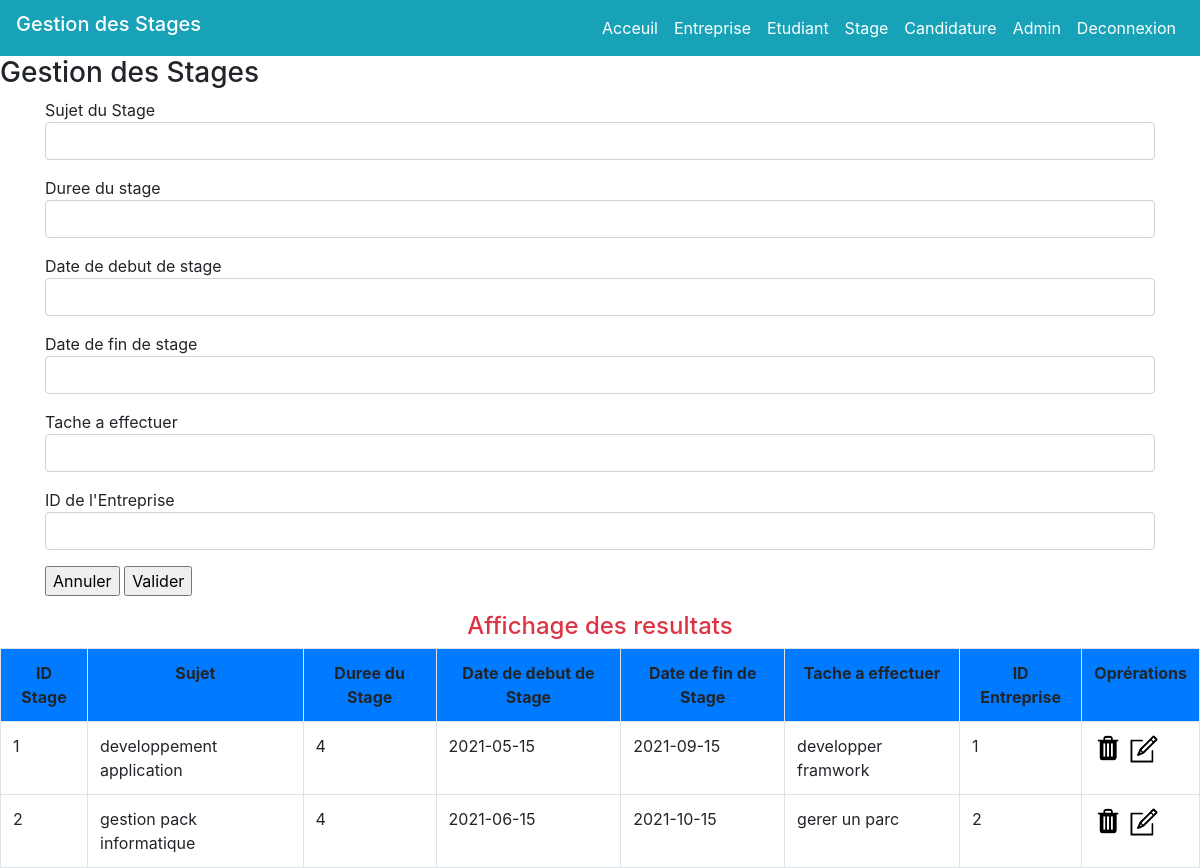
/index.php?page=3 (signed in), run on the app's committed database.
### tables this page shows
CREATE TABLE Stage(
    idStage int(3) not null auto_increment,
    sujet varchar(30) not null,
    duree int(2) not null,
    dateDebut date not null,
    dateFin date not null,
    tache varchar(30) not null,
    idEntreprise int(4) not null,
    PRIMARY KEY(idStage),
    FOREIGN KEY(idEntreprise) REFERENCES Entreprise(idEntreprise)
    
);

### controleur/controleur.class.php (called while the page is built, shortened)
<?php
    require_once("modele/modele.class.php");
    class Controleur
    {
        private $unModele;
        public function __construct()
        {
            $this->unModele = new Modele();
        }
        public function selectAllStages()
        {
            $lesStages = $this->unModele->selectAllStages();
            return $lesStages;
        }
    }
?>

### modele/modele.class.php (called while the page is built, shortened)
<?php
    class Modele
    {
        private $unPDO;
        public function __construct()
        {
            try
            {
                $this->unPDO = new PDO("mysql:host=localhost;dbname=gestion_stage","root","");
            }
            catch(PDOException $exp)
            {
                echo "Impossible de se connecter ";
            }
        }
        public function selectAllStages()
        {
            $requete = "select * from Stage;";
            $select =$this->unPDO->prepare($requete);
            $select->execute();
            $lesStages = $select->fetchAll();
            return $lesStages;
        }
    }
?>

### vue/vue_les_stages.php (the view)
<h4 class = "text-center text-danger"> Affichage des resultats </h4>
    <?php
        echo "<table  class = 'table table-bordered'>
        <tr class = 'bg-primary text-center'> <th> ID Stage </th> <th> Sujet </th>  <th> Duree du Stage </th>  <th> Date de debut de Stage </th>
        <th>  Date de fin de Stage </th> <th> Tache a effectuer </th> <th> ID Entreprise </th> <th> Oprérations </th> <tr>";
        foreach ($lesStages as $unStage){
            echo "<tr> <td> ".$unStage["idStage"]."</td>
                        <td> ".$unStage["sujet"]."</td>
                        <td> ".$unStage["duree"]."</td>
                        <td> ".$unStage["dateDebut"]."</td>
                        <td> ".$unStage["dateFin"]."</td>
                        <td> ".$unStage["tache"]."</td>
                        <td> ".$unStage["idEntreprise"]."</td>
                        <td>
                        <a href='index.php?page=3&action=sup&idStage=".$unStage["idStage"]."'> <img src='images/icon_delete.png' width='30' height='30'> </a>
                        <a href='index.php?page=3&action=edit&idStage=".$unStage["idStage"]."'> <img src='images/icon_edit.png' width='30' height='30'> </a>
			 			</td>
                    </tr>";
        }
        echo "</table>";
    ?>

### css/style.css (style rules this page uses)
html, body { height: 100%; width: 100%; padding: 0; margin: 0; top: 0; bottom: 0; font-family: sans-serif; line-height: 1.5; }

### data on the page
stage: idStage "1", sujet "developpement application", duree "4", dateDebut "2021-05-15", dateFin "2021-09-15", tache "developper framwork", idEntreprise "1"
stage: idStage "2", sujet "gestion pack informatique", duree "4", dateDebut "2021-06-15", dateFin "2021-10-15", tache "gerer un parc", idEntreprise "2"
